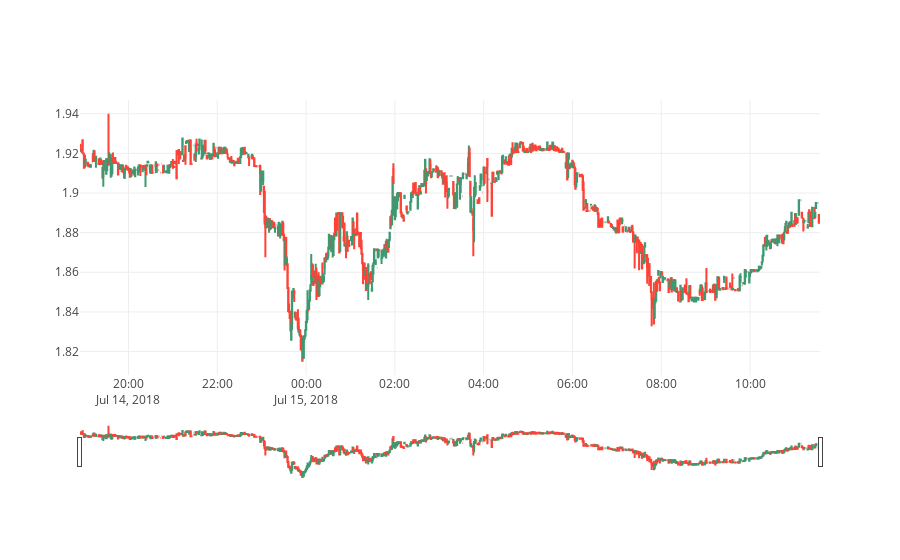

Notebook cell for this chart:
### Code cell
trace = go.Candlestick(
            x=ohlcv_df.time, 
            open=ohlcv_df.open, 
            high=ohlcv_df.high, 
            low=ohlcv_df.low, 
            close=ohlcv_df.close
        )

layout = go.Layout(xaxis = dict(rangeslider = dict(visible = True)))
data = [trace]

fig = go.Figure(data=data,layout=layout)
py.iplot(fig, filename='simple_candlestick')

### Figure 1 — Plotly figure (JSON) as saved in the notebook; plotly's stock layout.template omitted (floating-point values rounded to 4 significant figures; data arrays with more than 128 entries replaced by an {"elided": "..."} marker saying what was removed)
{"data": [{"close": {"elided": "1000 float values"}, "high": {"elided": "1000 float values"}, "low": {"elided": "1000 float values"}, "open": {"elided": "1000 float values"}, "type": "candlestick", "uid": "71106a3a-87e8-11e8-9562-4a0000b78430", "x": {"elided": "1000 str values"}}], "layout": {"xaxis": {"rangeslider": {"visible": true}}}}
